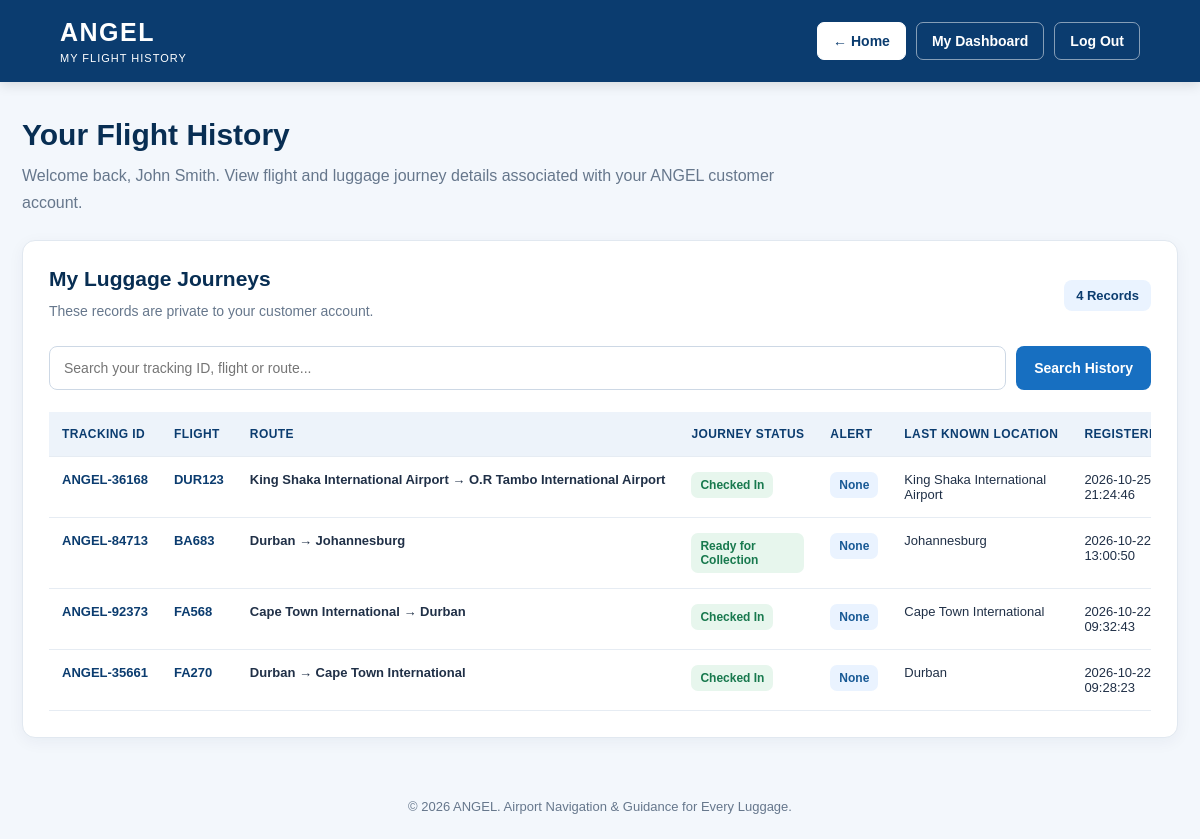
Page /flights (signed in) on the committed database.
### tables this page shows
CREATE TABLE users (
            id INTEGER PRIMARY KEY AUTOINCREMENT,
            full_name TEXT NOT NULL,
            username TEXT UNIQUE NOT NULL,
            password_hash TEXT NOT NULL,
            status TEXT NOT NULL DEFAULT 'Active'
        );

CREATE TABLE luggage (
            id INTEGER PRIMARY KEY AUTOINCREMENT,
            tracking_id TEXT UNIQUE NOT NULL,
            passenger TEXT NOT NULL,
            flight TEXT NOT NULL,
            origin TEXT NOT NULL,
            destination TEXT NOT NULL,
            weight TEXT NOT NULL,
            status TEXT NOT NULL,
            location TEXT NOT NULL
        , journey_status TEXT, alert_status TEXT, registered_at TEXT, user_id INTEGER);

### app.py (the view, shortened to what this page needs)
@app.route("/flights")
def flights():
    search_term = request.args.get("search", "").strip()
    customer_id = session.get("user_id")
    connection = get_db()
    try:
        customer = connection.execute("""
            SELECT id, full_name, status
            FROM users
            WHERE id = ?
        """, (customer_id,)).fetchone()
        if customer is None or customer["status"] != "Active":
            session.pop("user_id", None)
            session.pop("user_name", None)
            flash("Your account is unavailable. Please log in again.")
            return redirect(url_for("user_login"))
        like_term = f"%{search_term}%"
        customer_history = connection.execute("""
            SELECT
                tracking_id,
                flight,
                origin,
                destination,
                journey_status,
                status,
                alert_status,
                location,
                registered_at
            FROM luggage
            WHERE user_id = ?
              AND (
                    ? = ''
                    OR tracking_id LIKE ?
                    OR flight LIKE ?
                    OR origin LIKE ?
                    OR destination LIKE ?
              )
            ORDER BY
                COALESCE(registered_at, '') DESC,
                id DESC
        """, (
            customer_id,
            search_term,
            like_term,
            like_term,
            like_term,
            like_term
        )).fetchall()
        customer_name = customer["full_name"]
    finally:
        connection.close()
    return render_template(
        "flights.html",
        customer_name=customer_name,
        customer_history=customer_history,
        search_term=search_term
    )

### app.py (called while the page is built)
def get_db():
    connection = sqlite3.connect(DATABASE)
    connection.row_factory = sqlite3.Row
    return connection

### templates/flights.html (shortened to what this page needs)
<!DOCTYPE html>
<html lang="en">
<head>
    <link rel="stylesheet" href="{{ url_for('static', filename='css/mobile-responsive.css') }}">
</head>
<body>
<header class="topbar">
    <a href="{{ url_for('home') }}" class="brand">
        ANGEL
        <small>MY FLIGHT HISTORY</small>
    </a>
    <nav class="topbar-actions">
        <a href="{{ url_for('home') }}" class="back-link">
            &larr; Home
        </a>
        {% if customer_name %}
            <a href="{{ url_for('user_dashboard') }}">
                My Dashboard
            </a>
            <a href="{{ url_for('user_logout') }}">
                Log Out
            </a>
        {% else %}
            <a href="{{ url_for('user_login') }}">
                Customer Login
            </a>
        {% endif %}
    </nav>
</header>
<main>
    {% if customer_name %}
        <section class="page-heading">
            <h1>Your Flight History</h1>
            <p>
                Welcome back, {{ customer_name }}. View flight and luggage
                journey details associated with your ANGEL customer account.
            </p>
        </section>
        <section class="panel">
            <div class="history-summary">
                <div>
                    <h2>My Luggage Journeys</h2>
                    <p class="panel-description" style="margin-bottom: 0;">
                        These records are private to your customer account.
                    </p>
                </div>
                <span class="record-count">
                    {{ customer_history|length }}
                    {% if customer_history|length == 1 %}
                        Record
                    {% else %}
                        Records
                    {% endif %}
                </span>
            </div>
            <form method="GET"
                  action="{{ url_for('flights') }}"
                  class="search-form">
                <input
                    type="search"
                    name="search"
                    value="{{ search_term }}"
                    placeholder="Search your tracking ID, flight or route..."
                    aria-label="Search your flight history"
                >
                <button type="submit" class="button">
                    Search History
                </button>
            </form>
            <div class="table-wrapper">
                <table>
                    <thead>
                        <tr>
                            <th>Tracking ID</th>
                            <th>Flight</th>
                            <th>Route</th>
                            <th>Journey Status</th>
                            <th>Alert</th>
                            <th>Last Known Location</th>
                            <th>Registered</th>
                        </tr>
                    </thead>
                    <tbody>
                        {% for record in customer_history %}
                            <tr>
                                <td>
                                    <span class="tracking-id">
                                        {{ record["tracking_id"] }}
                                    </span>
                                </td>
                                <td>
                                    <span class="flight-number">
                                        {{ record["flight"] or "Not recorded" }}
                                    </span>
                                </td>
                                <td>
                                    <span class="route">
                                        {{ record["origin"] or "Unknown" }}
                                        &rarr;
                                        {{ record["destination"] or "Unknown" }}
                                    </span>
                                </td>
                                <td>
                                    <span class="status-badge status-normal">
                                        {{ record["journey_status"] or record["status"] or "Unknown" }}
                                    </span>
                                </td>
                                <td>
                                    {% if record["alert_status"] == "Lost" %}
                                        <span class="status-badge status-danger">
                                            Lost
                                        </span>
                                    {% elif record["alert_status"] == "Delayed" %}
                                        <span class="status-badge status-warning">
                                            Delayed
                                        </span>
                                    {% else %}
                                        <span class="status-badge">
                                            None
                                        </span>
                                    {% endif %}
                                </td>
                                <td>
                                    {{ record["location"] or "Not recorded" }}
                                </td>
                                <td>
                                    {{ record["registered_at"] or "Not recorded" }}
                                </td>
                            </tr>
                        {% endfor %}
                    </tbody>
                </table>
            </div>
        </section>
    {% endif %}
</main>
<footer>
    &copy; 2026 ANGEL. Airport Navigation &amp; Guidance for Every Luggage.
</footer>
</body>
</html>

### static/css/mobile-responsive.css (style rules this page uses)
*, *::before, *::after { box-sizing: border-box; }
html { -webkit-text-size-adjust: 100%; text-size-adjust: 100%; scroll-behavior: smooth; }
body { min-width: 0; max-width: 100%; }
input, select, textarea, button { max-width: 100%; }

### templates/flights.html (style rules this page uses)
:root { --navy: #0b3c6f; --navy-dark: #082e53; --blue: #176fc1; --background: #f3f7fc; --white: #ffffff; --text: #203047; --muted: #66778c; --border: #e1e8f0; --green: #18794e; }
* { box-sizing: border-box; }
body { margin: 0; font-family: Arial, Helvetica, sans-serif; color: var(--text); background: var(--background); }
.topbar { display: flex; align-items: center; justify-content: space-between; gap: 20px; flex-wrap: wrap; padding: 18px 5%; background: var(--navy); color: white; box-shadow: 0 3px 12px rgba(0, 0, 0, 0.12); }
.brand { color: white; text-decoration: none; font-size: 25px; font-weight: 800; letter-spacing: 1.5px; }
.brand small { display: block; margin-top: 5px; font-size: 11px; font-weight: 400; letter-spacing: 1px; }
.topbar-actions { display: flex; align-items: center; gap: 10px; flex-wrap: wrap; }
.topbar-actions a { display: inline-flex; align-items: center; justify-content: center; padding: 10px 15px; border: 1px solid rgba(255, 255, 255, 0.5); border-radius: 7px; color: white; text-decoration: none; font-size: 14px; font-weight: 600; }
.topbar-actions .back-link { background: white; color: var(--navy); border-color: white; }
main { max-width: 1200px; margin: 36px auto; padding: 0 22px; min-height: 60vh; }
.page-heading { margin-bottom: 24px; }
.page-heading h1 { margin: 0 0 10px; font-size: 30px; color: var(--navy-dark); }
.page-heading p { margin: 0; max-width: 760px; color: var(--muted); line-height: 1.7; }
.panel { margin-bottom: 24px; padding: 26px; border: 1px solid var(--border); border-radius: 13px; background: var(--white); box-shadow: 0 4px 16px rgba(21, 49, 79, 0.05); }
.panel h2 { margin: 0 0 9px; color: var(--navy-dark); font-size: 21px; }
.panel-description { margin: 0 0 22px; color: var(--muted); font-size: 14px; line-height: 1.7; }
.history-summary { display: flex; align-items: center; justify-content: space-between; gap: 16px; flex-wrap: wrap; margin-bottom: 22px; }
.record-count { display: inline-block; padding: 8px 12px; border-radius: 8px; background: #eaf3ff; color: var(--navy); font-size: 13px; font-weight: 700; }
.search-form { display: flex; gap: 10px; flex-wrap: wrap; margin-bottom: 22px; }
.search-form input { flex: 1; min-width: 220px; padding: 13px 14px; border: 1px solid #cdd8e5; border-radius: 8px; outline: none; font-size: 14px; }
.button { display: inline-flex; align-items: center; justify-content: center; min-height: 43px; padding: 11px 17px; border: 1px solid transparent; border-radius: 8px; background: var(--blue); color: white; font-size: 14px; font-weight: 700; text-decoration: none; cursor: pointer; }
.table-wrapper { width: 100%; overflow-x: auto; }
table { width: 100%; min-width: 850px; border-collapse: collapse; }
th, td { padding: 15px 13px; text-align: left; border-bottom: 1px solid #e6ecf3; font-size: 13px; vertical-align: top; }
th { background: #edf3fa; color: var(--navy); font-size: 12px; text-transform: uppercase; letter-spacing: 0.4px; white-space: nowrap; }
.tracking-id { color: var(--navy); font-weight: 800; white-space: nowrap; }
.flight-number { color: var(--navy); font-weight: 800; }
.route { font-weight: 600; white-space: nowrap; }
.status-badge { display: inline-block; padding: 6px 9px; border-radius: 7px; background: #eaf3ff; color: #185995; font-size: 12px; font-weight: 700; }
.status-normal { background: #e7f6ed; color: #18794e; }
footer { padding: 25px 15px; text-align: center; color: var(--muted); font-size: 13px; }

### rows in the picture
users: full_name "John Smith"
luggage: tracking_id "ANGEL-36168", flight "DUR123", origin "King Shaka International Airport", destination "O.R Tambo International Airport", journey_status "Checked In", location "King Shaka International Airport", registered_at "2026-10-25 21:24:46"
luggage: tracking_id "ANGEL-84713", flight "BA683", origin "Durban", destination "Johannesburg", journey_status "Ready for Collection", location "Johannesburg", registered_at "2026-10-22 13:00:50"
luggage: tracking_id "ANGEL-92373", flight "FA568", origin "Cape Town International", destination "Durban", journey_status "Checked In", location "Cape Town International", registered_at "2026-10-22 09:32:43"
luggage: tracking_id "ANGEL-35661", flight "FA270", origin "Durban", destination "Cape Town International", journey_status "Checked In", location "Durban", registered_at "2026-10-22 09:28:23"

### other values in the picture
{{ customer_history|length }} "4"
